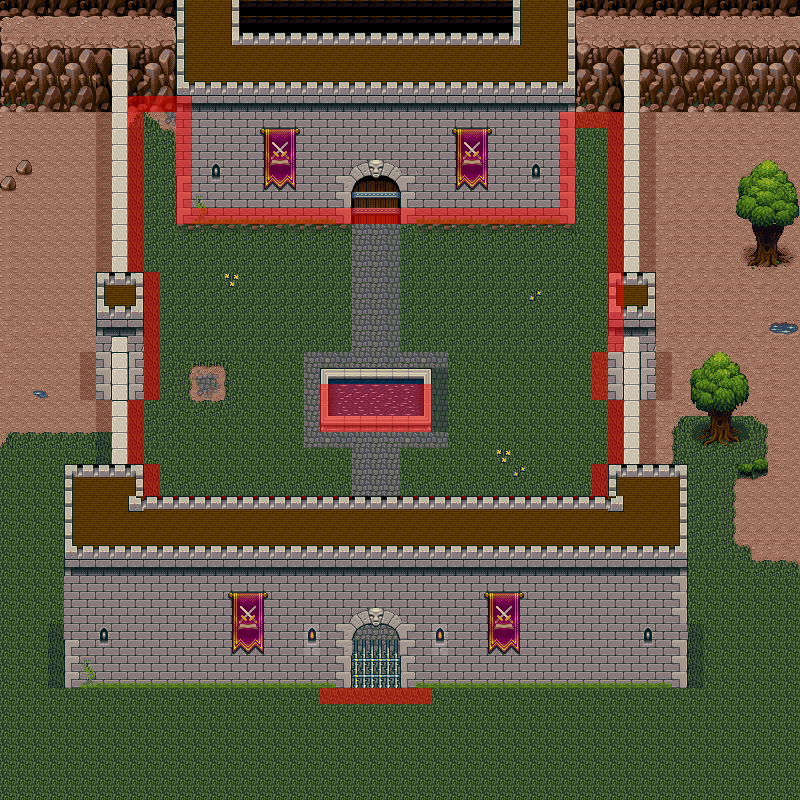

Below is a game level as drawn by its tile map, then a one-line description and the .tmx that defines it (tile-layer data replaced by summaries):
An orthogonal 50x50 tile map with 16x16 px tiles, 5 tile layers (00 Background, 01 Decoration, 02 collision, 03 player front deco, ...), 2 tilesets.

<map version="1.2" tiledversion="1.3.1" orientation="orthogonal" renderorder="right-down" compressionlevel="0" width="50" height="50" tilewidth="16" tileheight="16" infinite="0" nextlayerid="6" nextobjectid="1">
 <tileset firstgid="1" name="tileset_arena" tilewidth="16" tileheight="16" tilecount="1024" columns="32">
  <image source="../resources/tileset_arena.png" width="512" height="512" />
 </tileset>
 <tileset firstgid="1025" name="collission" tilewidth="16" tileheight="16" tilecount="4" columns="2">
  <image source="../resources/collision_graphic.png" width="32" height="32" />
 </tileset>
 <layer id="1" name="00 Background" width="50" height="50">
  <data>[2500 cells, 2017 non-empty, 146 distinct tile ids]</data>
 </layer>
 <layer id="2" name="01 Decoration" width="50" height="50" locked="1">
  <data>[2500 cells, 140 non-empty, 94 distinct tile ids]</data>
 </layer>
 <layer id="3" name="02 collision" width="50" height="50" locked="1" opacity="0.5">
  <data>[2500 cells, 167 non-empty, 1 distinct tile ids]</data>
 </layer>
 <layer id="4" name="03 player front deco" width="50" height="50" locked="1">
  <data>[2500 cells, 527 non-empty, 78 distinct tile ids]</data>
 </layer>
 <layer id="5" name="04 deco" width="50" height="50" locked="1">
  <data>[2500 cells, 28 non-empty, 14 distinct tile ids]</data>
 </layer>
</map>
